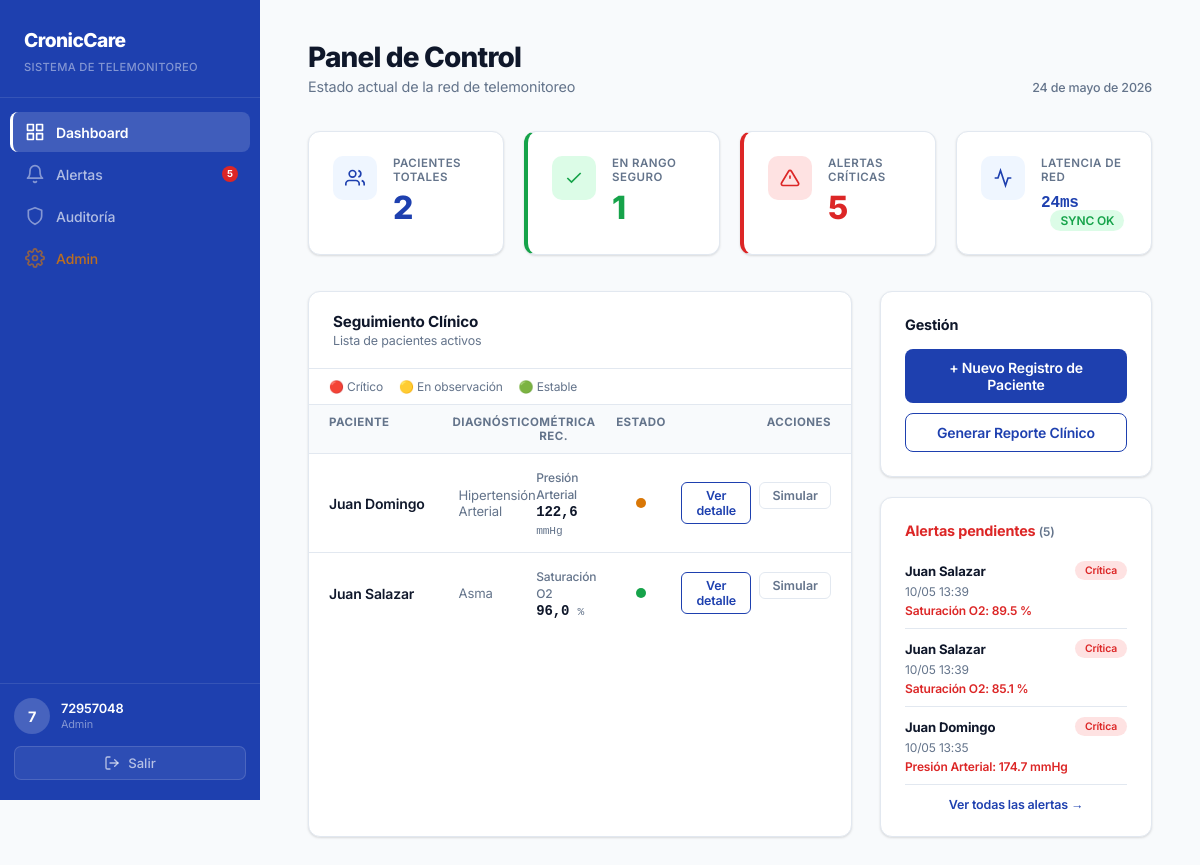
Before: /dashboard/ (signed in) with the older database file.
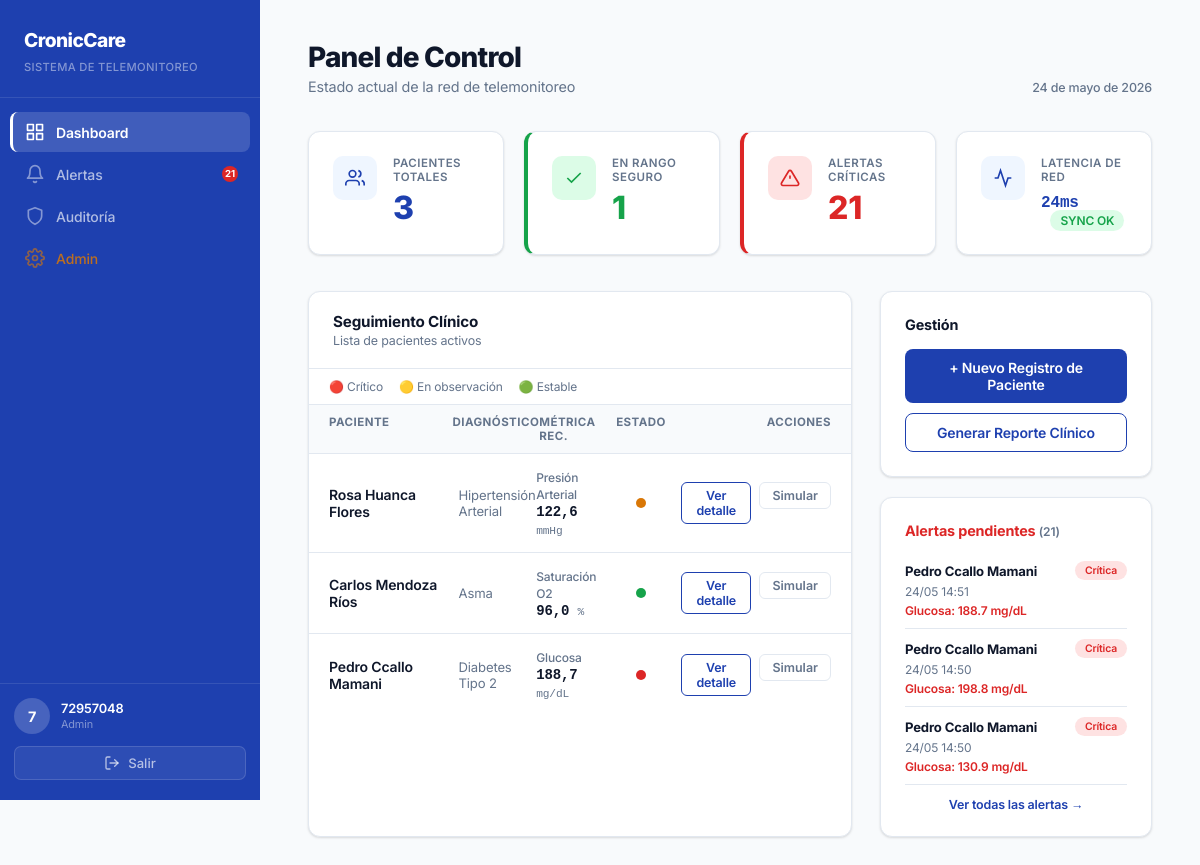
After: the same page with the newer database file.
### core/models.py (models this page shows, shortened)
class Paciente(models.Model):
    ENFERMEDADES = [
        ('diabetes_t2', 'Diabetes Tipo 2'),
        ('hipertension', 'Hipertensión Arterial'),
        ('asma', 'Asma'),
    ]
    user = models.OneToOneField(
        User, on_delete=models.SET_NULL,
        null=True, blank=True, related_name='paciente'
    )
    nombre = models.CharField(max_length=100)
    dni = models.CharField(max_length=8, unique=True)
    enfermedad = models.CharField(max_length=100, choices=ENFERMEDADES)
    fecha_registro = models.DateTimeField(auto_now_add=True)

class Metrica(models.Model):
    TIPOS = [
        ('glucosa',    'Glucosa'),
        ('presion',    'Presión Arterial'),
        ('saturacion', 'Saturación O2'),
        ('frecuencia', 'Frecuencia Cardíaca'),
    ]
    paciente = models.ForeignKey(Paciente, on_delete=models.CASCADE, related_name='metricas')
    tipo     = models.CharField(max_length=50, choices=TIPOS)
    valor    = models.FloatField()
    alerta   = models.BooleanField(default=False)
    fecha    = models.DateTimeField(auto_now_add=True)

class Alerta(models.Model):
    CRITICIDAD = [
        ('critica',  'Crítica'),
        ('moderada', 'Moderada'),
        ('leve',     'Leve'),
    ]
    paciente   = models.ForeignKey(Paciente, on_delete=models.CASCADE)
    metrica    = models.ForeignKey(Metrica, on_delete=models.SET_NULL, null=True, related_name='alertas')
    mensaje    = models.TextField()
    criticidad = models.CharField(max_length=20, choices=CRITICIDAD)
    resuelta   = models.BooleanField(default=False)
    fecha      = models.DateTimeField(auto_now_add=True)

### core/views.py (the view)
# urls.py: path('dashboard/', views.dashboard_medico, name='dashboard'),
@login_required
@medico_required
def dashboard_medico(request):
    pacientes = Paciente.objects.all()
    alertas_criticas = Alerta.objects.filter(resuelta=False, criticidad='critica').count()
    pacientes_list = []
    for p in pacientes:
        estado = calcular_estado_paciente(p)
        pacientes_list.append({
            'paciente': p,
            'estado': estado,
            'ultima_metrica': p.metricas.last(),
        })
    pacientes_seguros = sum(1 for item in pacientes_list if item['estado'] == 'estable')
    return render(request, 'core/dashboard.html', {
        'pacientes': pacientes,
        'pacientes_list': pacientes_list,
        'alertas_count': alertas_criticas,
        'pacientes_seguros': pacientes_seguros,
    })

### core/context_processors.py (called while the page is built)
def alertas_pendientes(request):
    if not request.user.is_authenticated:
        return {
            'total_alertas_pendientes': 0,
            'alertas_recientes': [],
        }
    alertas = Alerta.objects.filter(
        resuelta=False,
        criticidad='critica',
    ).select_related('paciente', 'metrica').order_by('-fecha')
    alertas_data = []
    for alerta in alertas[:3]:
        alertas_data.append({
            'alerta': alerta,
            'valor_str': f"{float(alerta.metrica.valor):.1f}" if alerta.metrica else None,
        })
    return {
        'total_alertas_pendientes': alertas.count(),
        'alertas_recientes': alertas_data,
    }

### core/views.py (called while the page is built)
def es_medico(user):
    return user.groups.filter(name='Medico').exists() or user.is_superuser

### core/templates/core/dashboard.html (shortened to what the changed rows need)
{% extends 'core/base.html' %} {% block title %}Dashboard Médico{% endblock %}
{% block content %}
<div class="container">
  <header style="
      margin-bottom: 36px;
      display: flex;
      justify-content: space-between;
      align-items: flex-end;
    ">
    <div>
      <h1 style="
          font-weight: 800;
          font-size: 1.75rem;
          letter-spacing: -0.03em;
          color: var(--text);
        ">
        Panel de Control
      </h1>
    </div>
  </header>
  <div style="
      display: grid;
      grid-template-columns: repeat(4, 1fr);
      gap: 20px;
      margin-bottom: 36px;
    ">
    <div class="card" style="display: flex; gap: 16px; align-items: flex-start">
      <div>
        <div style="
            font-size: 0.72rem;
            color: var(--muted);
            font-weight: 600;
            text-transform: uppercase;
            letter-spacing: 0.04em;
            margin-bottom: 4px;
          ">
          Pacientes Totales
        </div>
        <div style="font-size: 2rem; font-weight: 800; color: var(--primary)">
          {{ pacientes.count }}
        </div>
      </div>
    </div>
    <div class="card" style="
        display: flex;
        gap: 16px;
        align-items: flex-start;
        border-left: 4px solid var(--alert);
      ">
      <div>
        <div style="
            font-size: 0.72rem;
            color: var(--muted);
            font-weight: 600;
            text-transform: uppercase;
            letter-spacing: 0.04em;
            margin-bottom: 4px;
          ">
          Alertas Críticas
        </div>
        <div id="contador-critico" style="font-size: 2rem; font-weight: 800; color: var(--alert)">
          {{ alertas_count }}
        </div>
      </div>
    </div>
  </div>
  <div style="display: grid; grid-template-columns: 2fr 1fr; gap: 28px">
    <div class="card" style="padding: 0; overflow: hidden">
      {% for item in pacientes_list %}
      <div class="table-row" style="grid-template-columns: 2fr 1.2fr 1fr 80px 150px">
        <div style="font-weight: 600">
          <a href="{% url 'detalle_paciente' item.paciente.id %}" style="
              color: var(--text);
              text-decoration: none;
              transition: color 0.2s;
            " onmouseover="this.style.color='var(--primary)'"
             onmouseout="this.style.color='var(--text)'">
            {{ item.paciente.nombre }}
          </a>
        </div>
        <div style="color: var(--muted); font-size: 0.82rem">
          {{ item.paciente.get_enfermedad_display }}
        </div>
        <div>
          {% with m=item.ultima_metrica %}
          {% if m %}
          <span style="font-size: 0.75rem; color: var(--muted); font-weight: 500;">
            {{ m.get_tipo_display }}
          </span><br>
          <span style="font-family: monospace; font-weight: 700;">
            {{ m.valor|floatformat:1 }}
            <span style="font-size: 0.7rem; color: var(--muted); font-weight: 400;">
              {% if m.tipo == 'glucosa' %}mg/dL
              {% elif m.tipo == 'presion' %}mmHg
              {% elif m.tipo == 'saturacion' %}%
              {% elif m.tipo == 'frecuencia' %}lpm
              {% endif %}
            </span>
          </span>
          {% else %}—{% endif %}
          {% endwith %}
        </div>
        <div style="display: flex; justify-content: center; align-items: center">
          {% if item.estado == 'critico' %}
          <span class="status-dot alert" title="Estado crítico — alerta sin resolver"></span>
          {% elif item.estado == 'riesgo' %}
          <span class="status-dot warning" title="En observación — métricas límite"></span>
          {% else %}
          <span class="status-dot ok" title="Estable — dentro del rango seguro"></span>
          {% endif %}
        </div>
        <div style="display: flex; gap: 8px; justify-content: flex-end">
          <a href="{% url 'detalle_paciente' item.paciente.id %}" class="btn-outline btn-sm">Ver detalle</a>
          <form method="POST" action="{% url 'simular' item.paciente.id %}" style="margin: 0;">
            <button type="submit" class="btn-outline btn-sm"
              style="color: var(--muted); border-color: var(--border);">Simular</button>
          </form>
        </div>
      </div>
      {% endfor %}
    </div>
    <div style="display: flex; flex-direction: column; gap: 20px">
      <div class="card">
        <h3 style="font-size: 0.9rem; font-weight: 700; color: var(--alert); margin-bottom: 12px;">
          Alertas pendientes
          {% if total_alertas_pendientes > 0 %}
          <span style="font-size: 0.75rem; font-weight: 600; color: var(--muted);">
            ({{ total_alertas_pendientes }})
          </span>
          {% endif %}
        </h3>
        {% if alertas_recientes %}
          {% for item in alertas_recientes %}
          <div style="padding: 10px 0; border-bottom: 1px solid var(--border); display: flex; flex-direction: column; gap: 4px;">
            <div style="display: flex; justify-content: space-between; align-items: center;">
              <span style="font-size: 0.82rem; font-weight: 700; color: var(--text);">
                {{ item.alerta.paciente.nombre }}
              </span>
              <span class="badge-alert" style="font-size: 0.65rem;">
                {{ item.alerta.get_criticidad_display }}
              </span>
            </div>
            <div style="font-size: 0.75rem; color: var(--muted);">
              {{ item.alerta.fecha|date:"d/m H:i" }}
            </div>
            {% if item.alerta.metrica %}
            <div style="font-size: 0.75rem; color: var(--alert); font-weight: 600;">
              {{ item.alerta.metrica.get_tipo_display }}:
              {{ item.valor_str }}
              {% if item.alerta.metrica.tipo == 'glucosa' %}mg/dL
              {% elif item.alerta.metrica.tipo == 'presion' %}mmHg
              {% elif item.alerta.metrica.tipo == 'saturacion' %}%
              {% elif item.alerta.metrica.tipo == 'frecuencia' %}lpm
              {% endif %}
            </div>
            {% endif %}
          </div>
          {% endfor %}
        {% else %}
          <p style="font-size: 0.82rem; color: var(--muted); line-height: 1.6">
            No hay alertas críticas pendientes.
          </p>
        {% endif %}
      </div>
    </div>
  </div>
</div>
{% endblock %}

### core/templates/core/base.html (shortened to what this page needs)
<!doctype html>
<html lang="es">
  <head>
  </head>
  <body>
    <aside class="sidebar" id="sidebar">
      <div class="sidebar-header">
        <span class="sidebar-logo">CronicCare</span>
        <span class="sidebar-subtitle">Sistema de Telemonitoreo</span>
      </div>
      <ul class="sidebar-nav">
        <li>
          <a
            href="{% url 'dashboard' %}"
            class="{% if request.resolver_match.url_name == 'dashboard' %}active{% endif %}"
          >
            <svg
              viewBox="0 0 24 24"
              fill="none"
              stroke="currentColor"
              stroke-width="2"
              stroke-linecap="round"
              stroke-linejoin="round"
            >
              <rect x="3" y="3" width="7" height="7" />
              <rect x="14" y="3" width="7" height="7" />
              <rect x="14" y="14" width="7" height="7" />
              <rect x="3" y="14" width="7" height="7" />
            </svg>
            Dashboard
          </a>
        </li>
        <li>
          <a
            href="{% url 'alertas' %}"
            class="{% if request.resolver_match.url_name == 'alertas' %}active{% endif %}"
          >
            <svg
              viewBox="0 0 24 24"
              fill="none"
              stroke="currentColor"
              stroke-width="2"
              stroke-linecap="round"
              stroke-linejoin="round"
            >
              <path d="M18 8A6 6 0 0 0 6 8c0 7-3 9-3 9h18s-3-2-3-9" />
              <path d="M13.73 21a2 2 0 0 1-3.46 0" />
            </svg>
            Alertas
            {% if total_alertas_pendientes > 0 %}
            <span class="nav-badge">{{ total_alertas_pendientes }}</span>
            {% endif %}
          </a>
        </li>
        {% if request.user.is_superuser or request.user.groups.all %}
        <li>
          <a
            href="{% url 'auditoria' %}"
            class="{% if request.resolver_match.url_name == 'auditoria' %}active{% endif %}"
          >
            <svg
              viewBox="0 0 24 24"
              fill="none"
              stroke="currentColor"
              stroke-width="2"
              stroke-linecap="round"
              stroke-linejoin="round"
            >
              <path d="M12 22s8-4 8-10V5l-8-3-8 3v7c0 6 8 10 8 10z" />
            </svg>
            Auditoría
          </a>
        </li>
        {% endif %} {% if request.user.is_superuser %}
        <li>
          <a href="/admin/" class="admin-link">
            Admin
          </a>
        </li>
        {% endif %}
      </ul>
      <div class="sidebar-footer">
        <div class="sidebar-user">
          <div class="user-avatar">
            {{ request.user.get_full_name|default:request.user.username|slice:":1" }}
          </div>
          <div class="user-info">
            <div class="user-name">
              <a href="{% url 'perfil_medico' %}" style="text-decoration: none; color: inherit;">
                {{ request.user.get_full_name|default:request.user.username }}
              </a>
            </div>
            <div class="user-role">
              {% if request.user.is_superuser %}Admin{% else %}Médico{% endif %}
            </div>
          </div>
        </div>
        <form method="POST" action="{% url 'logout' %}" style="margin: 0">
          <button type="submit" class="btn-logout">
            <svg
              width="16"
              height="16"
              viewBox="0 0 24 24"
              fill="none"
              stroke="currentColor"
              stroke-width="2"
              stroke-linecap="round"
              stroke-linejoin="round"
            >
              <path d="M9 21H5a2 2 0 0 1-2-2V5a2 2 0 0 1 2-2h4" />
              <polyline points="16 17 21 12 16 7" />
              <line x1="21" y1="12" x2="9" y2="12" />
            </svg>
            Salir
          </button>
        </form>
      </div>
    </aside>
    <main class="main-content">{% block content %}{% endblock %}</main>
  </body>
</html>

Changed rows visible on the page:
no longer on this page (row unchanged): Alerta: alerta.paciente.nombre "Juan Salazar", alerta.criticidad "Crítica", alerta.fecha "10/05 13:39", alerta.metrica.tipo "Saturación O2", valor_str "89.5"
no longer on this page (row unchanged): Alerta: alerta.paciente.nombre "Juan Salazar", alerta.criticidad "Crítica", alerta.fecha "10/05 13:39", alerta.metrica.tipo "Saturación O2", valor_str "85.1"
no longer on this page (row unchanged): Alerta: alerta.paciente.nombre "Juan Domingo", alerta.criticidad "Crítica", alerta.fecha "10/05 13:35", alerta.metrica.tipo "Presión Arterial", valor_str "174.7", shows "mmHg"
changed Paciente "Hipertensión Arterial": paciente.nombre "Juan Domingo" → "Rosa Huanca Flores"
changed Paciente "Asma": paciente.nombre "Juan Salazar" → "Carlos Mendoza Ríos"
added Paciente: paciente.nombre "Pedro Ccallo Mamani", paciente.enfermedad "Diabetes Tipo 2", ultima_metrica.tipo "Glucosa", ultima_metrica.valor "188,7", shows "mg/dL"
added Alerta: alerta.paciente.nombre "Pedro Ccallo Mamani", alerta.criticidad "Crítica", alerta.fecha "24/05 14:51", alerta.metrica.tipo "Glucosa", valor_str "188.7", shows "mg/dL"
added Alerta: alerta.paciente.nombre "Pedro Ccallo Mamani", alerta.criticidad "Crítica", alerta.fecha "24/05 14:50", alerta.metrica.tipo "Glucosa", valor_str "198.8", shows "mg/dL"
added Alerta: alerta.paciente.nombre "Pedro Ccallo Mamani", alerta.criticidad "Crítica", alerta.fecha "24/05 14:50", alerta.metrica.tipo "Glucosa", valor_str "130.9", shows "mg/dL"
Other visible differences:
{{ total_alertas_pendientes }}: "5" → "21"
{{ pacientes.count }}: "2" → "3"
{{ alertas_count }}: "5" → "21"
